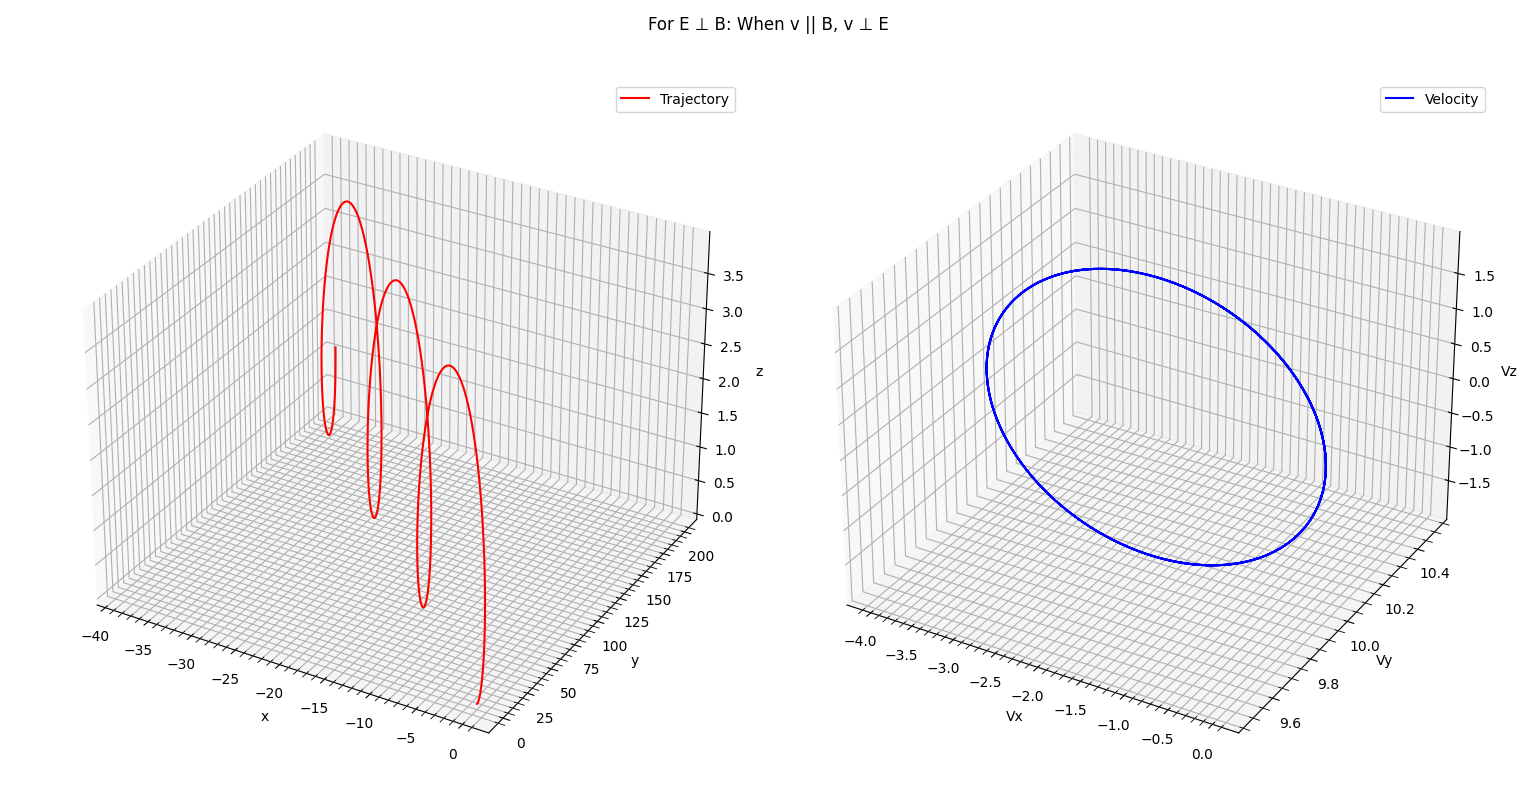

The Python source for this figure:
from scipy.integrate import odeint
import matplotlib.pyplot as plt
import numpy as np 

m, q = 1, 1
v = 10
Ex, Ey, Ez = 0, 0, 2
Bx, By, Bz = 0, 1, 0

def dS_dt(S, t):
    x, y, z, vx, vy, vz = S
    dx_dt = vx
    dy_dt = vy
    dz_dt = vz
    dvx_dt = (q/m)*(Ex+vy*Bz-vz*By)
    dvy_dt = (q/m)*(Ey+vz*Bx-vx*Bz)
    dvz_dt = (q/m)*(Ez+vx*By-vy*Bx)
    return [dx_dt, dy_dt, dz_dt, dvx_dt, dvy_dt, dvz_dt]

t = np.linspace(0, 20, 1001)
S0 = (0, 0, 0, 0, v, 0)
sol = odeint(dS_dt, S0, t)
x, y, z, vx, vy, vz = sol.T[0], sol.T[1], sol.T[2], sol.T[3], sol.T[4], sol.T[5]

fig = plt.figure()
ax1 = fig.add_subplot(121, projection="3d")
ax1.plot(x,y,z, color="red",label="Trajectory")
ax1.set_xlabel("x")
ax1.set_ylabel("y")
ax1.set_zlabel("z")
ax1.grid(which="major")
ax1.grid(which="minor",linestyle="--")
ax1.minorticks_on()
ax1.legend()
ax2 = fig.add_subplot(122, projection="3d")
ax2.plot(vx,vy,vz, color="blue",label="Velocity")
ax2.set_xlabel("Vx")
ax2.set_ylabel("Vy")
ax2.set_zlabel("Vz")
ax2.grid(which="major")
ax2.grid(which="minor",linestyle="--")
ax2.minorticks_on()
ax2.legend()
fig.suptitle("For E ⊥ B: When v || B, v ⊥ E")
fig.tight_layout()
plt.show()
